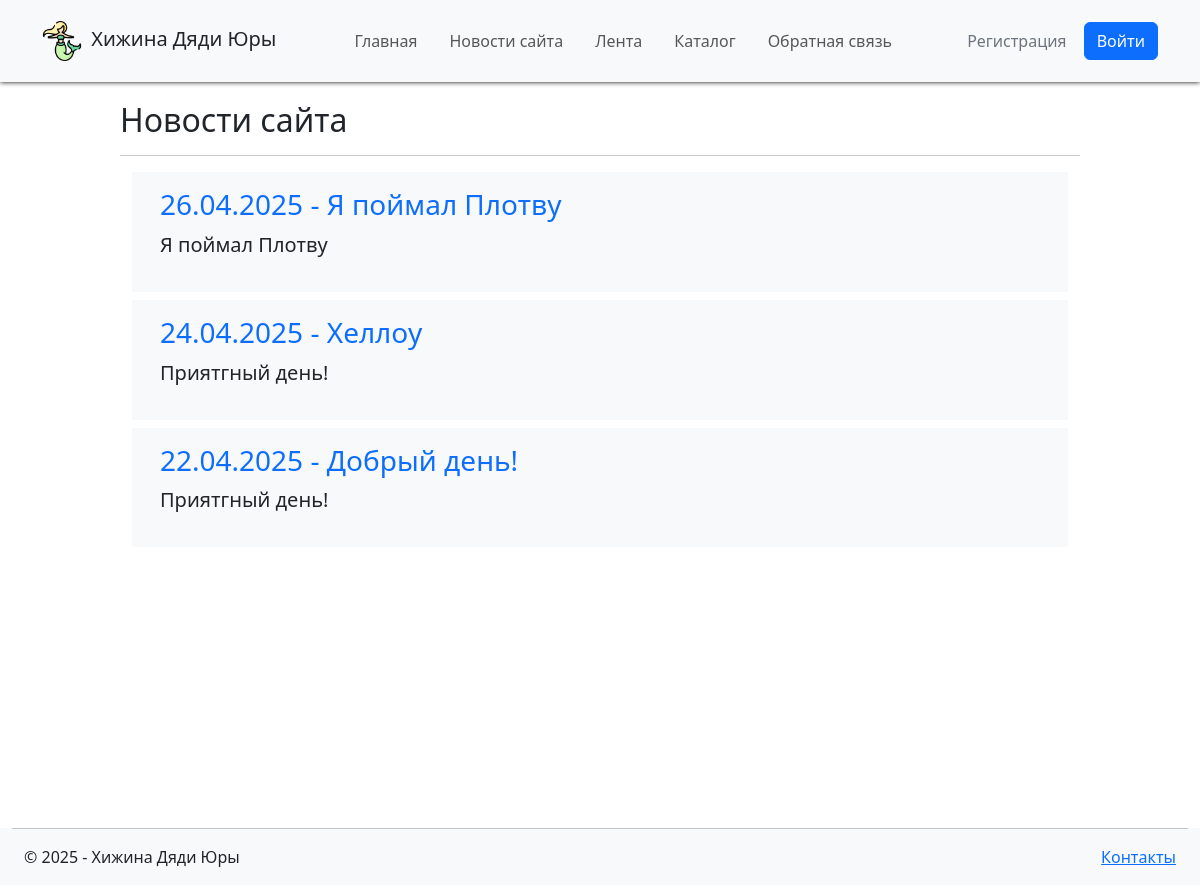
Page /news/site/ on the committed database.
### news/models.py (models this page shows, shortened)
class articles(models.Model):
    title = models.CharField('Заголовок', max_length=50)
    description = models.CharField('Описание', max_length=200)
    text = models.TextField('Текст')
    data = models.DateTimeField('Дата публикации', default=datetime.now())
    author = models.ForeignKey(User, null=True, blank=True, on_delete=models.SET_NULL, verbose_name='Автор')
    class Meta:
        ordering = ["-data"]
        verbose_name_plural = 'новости'
        verbose_name = 'новость'

### news/views.py (the view)
# urls.py: path('news/', include('news.urls')),
def news(request):
    return render(
        request,
        'news/index.html',
        {
            'title': 'Новости сайта',
            'newslist': articles.objects.all(),
            'year': datetime.now().year,
        }
    )

### news/templates/news/index.html (shortened to what this page needs)
{% extends "main/layout.html" %}
{% block content %}
<div class="py-3">
	<h2>
		{{ title }}
	</h2> <hr />
	<div class="container">
		{% if newslist %}
		{% for article in newslist %}
		<div class="p-3 mb-2 bg-body-tertiary">
			<div class="container-fluid">
				<h3><a class="text-decoration-none" href="{% url 'article' n=article.id %}">
					{{ article.data|date:'d.m.Y' }} - {{ article.title }}
				</a></h3>
				<p class="fs-5">{{ article.description }}</p>
			</div>
		</div>
		{% endfor %}
		{% else %}
		<p>Здесь ничего нет...</p>
		{% endif %}
	</div>
</div>
{% endblock %}

### static/static_files/style.css (style rules this page uses)
body { overflow: hidden; }
html, body { height: 100%; width: 100%; margin: 0; padding: 0; }

### rows in the picture
articles: data "26.04.2025", title "Я поймал Плотву", description "Я поймал Плотву"
articles: data "24.04.2025", title "Хеллоу", description "Приятгный день!"
articles: data "22.04.2025", title "Добрый день!", description "Приятгный день!"

### other values in the picture
{{ title }} "Новости сайта"
